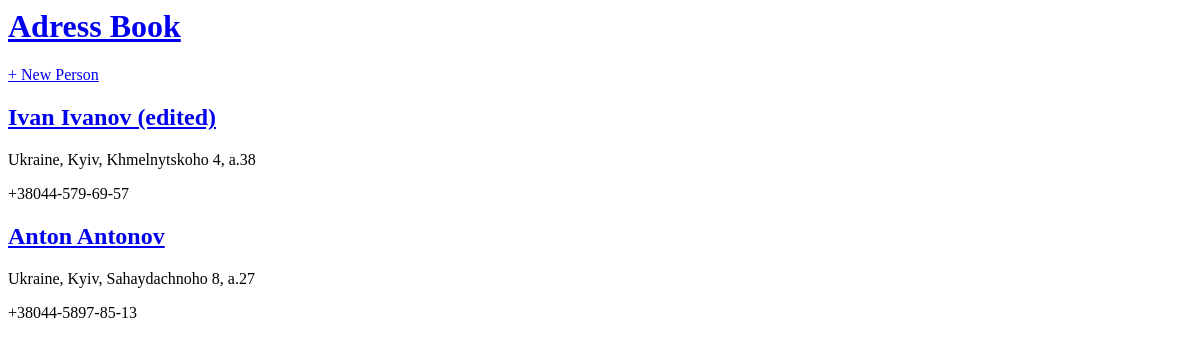
/, run on an earlier commit of the app's database.
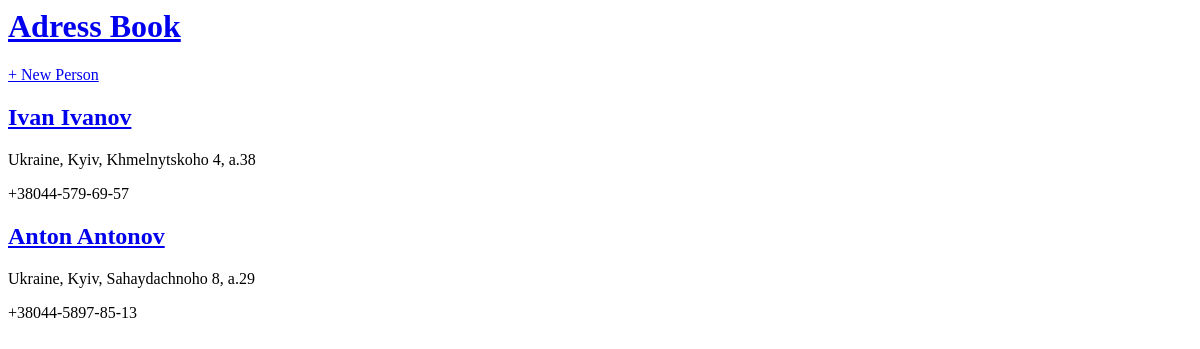
And on a later commit of the database.
### book/models.py (models this page shows, shortened)
class Person(models.Model):
    name_surname = models.CharField(max_length=200)
    adress = models.TextField()
    phone = models.CharField(max_length=20)

### book/views.py (the view)
# urls.py: path('', PersonListView.as_view(), name='home'),
class PersonListView(ListView):
    model = Person
    template_name = 'home.html'

### templates/home.html
{% extends 'base.html' %}
{% block content %}
    {% for post in object_list %}
        <div class="post-entry">
            <h2><a href="{% url 'detail' post.pk %}">{{ post.name_surname }}</a></h2>
            <p>{{ post.adress }}</p>
            <p>{{ post.phone }}</p>
        </div>
    {% endfor %}
{% endblock content %}

What changed in the data, as far as the page shows it:
changed Person "Ukraine, Kyiv, Khmelnytskoho 4, a.38": name_surname "Ivan Ivanov (edited)" → "Ivan Ivanov"
changed Person "Anton Antonov": adress "Ukraine, Kyiv, Sahaydachnoho 8, a.27" → "Ukraine, Kyiv, Sahaydachnoho 8, a.29"
